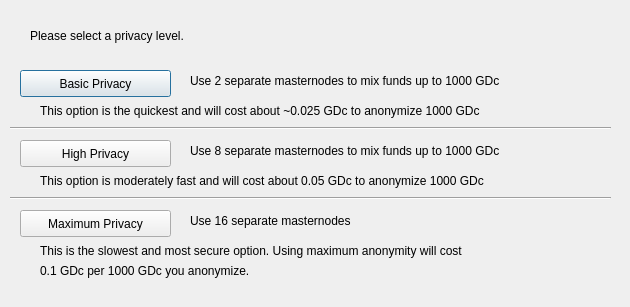
<?xml version="1.0" encoding="UTF-8"?>
<ui version="4.0">
 <class>DarksendConfig</class>
 <widget class="QDialog" name="DarksendConfig">
  <property name="geometry">
   <rect>
    <x>0</x>
    <y>0</y>
    <width>630</width>
    <height>307</height>
   </rect>
  </property>
  <property name="windowTitle">
   <string>Configure Darksend</string>
  </property>
  <widget class="QPushButton" name="buttonBasic">
   <property name="geometry">
    <rect>
     <x>20</x>
     <y>70</y>
     <width>151</width>
     <height>27</height>
    </rect>
   </property>
   <property name="text">
    <string>Basic Privacy</string>
   </property>
  </widget>
  <widget class="QPushButton" name="buttonHigh">
   <property name="geometry">
    <rect>
     <x>20</x>
     <y>140</y>
     <width>151</width>
     <height>27</height>
    </rect>
   </property>
   <property name="text">
    <string>High Privacy</string>
   </property>
  </widget>
  <widget class="QPushButton" name="buttonMax">
   <property name="geometry">
    <rect>
     <x>20</x>
     <y>210</y>
     <width>151</width>
     <height>27</height>
    </rect>
   </property>
   <property name="text">
    <string>Maximum Privacy</string>
   </property>
  </widget>
  <widget class="QLabel" name="label">
   <property name="geometry">
    <rect>
     <x>30</x>
     <y>20</y>
     <width>571</width>
     <height>31</height>
    </rect>
   </property>
   <property name="text">
    <string>Please select a privacy level.</string>
   </property>
  </widget>
  <widget class="QLabel" name="label_2">
   <property name="geometry">
    <rect>
     <x>190</x>
     <y>70</y>
     <width>421</width>
     <height>21</height>
    </rect>
   </property>
   <property name="text">
    <string>Use 2 separate masternodes to mix funds up to 1000 GDc</string>
   </property>
  </widget>
  <widget class="QLabel" name="label_3">
   <property name="geometry">
    <rect>
     <x>190</x>
     <y>140</y>
     <width>411</width>
     <height>21</height>
    </rect>
   </property>
   <property name="text">
    <string>Use 8 separate masternodes to mix funds up to 1000 GDc</string>
   </property>
  </widget>
  <widget class="QLabel" name="label_4">
   <property name="geometry">
    <rect>
     <x>190</x>
     <y>210</y>
     <width>421</width>
     <height>21</height>
    </rect>
   </property>
   <property name="text">
    <string>Use 16 separate masternodes</string>
   </property>
  </widget>
  <widget class="QLabel" name="label_6">
   <property name="geometry">
    <rect>
     <x>40</x>
     <y>100</y>
     <width>561</width>
     <height>21</height>
    </rect>
   </property>
   <property name="text">
    <string>This option is the quickest and will cost about ~0.025 GDc to anonymize 1000 GDc</string>
   </property>
  </widget>
  <widget class="QLabel" name="label_7">
   <property name="geometry">
    <rect>
     <x>40</x>
     <y>170</y>
     <width>561</width>
     <height>21</height>
    </rect>
   </property>
   <property name="text">
    <string>This option is moderately fast and will cost about 0.05 GDc to anonymize 1000 GDc</string>
   </property>
  </widget>
  <widget class="QLabel" name="label_8">
   <property name="geometry">
    <rect>
     <x>40</x>
     <y>240</y>
     <width>561</width>
     <height>21</height>
    </rect>
   </property>
   <property name="text">
    <string>This is the slowest and most secure option. Using maximum anonymity will cost</string>
   </property>
  </widget>
  <widget class="QLabel" name="label_9">
   <property name="geometry">
    <rect>
     <x>40</x>
     <y>260</y>
     <width>561</width>
     <height>21</height>
    </rect>
   </property>
   <property name="text">
    <string>0.1 GDc per 1000 GDc you anonymize.</string>
   </property>
  </widget>
  <widget class="Line" name="line">
   <property name="geometry">
    <rect>
     <x>10</x>
     <y>120</y>
     <width>601</width>
     <height>16</height>
    </rect>
   </property>
   <property name="orientation">
    <enum>Qt::Horizontal</enum>
   </property>
  </widget>
  <widget class="Line" name="line_2">
   <property name="geometry">
    <rect>
     <x>10</x>
     <y>190</y>
     <width>601</width>
     <height>16</height>
    </rect>
   </property>
   <property name="orientation">
    <enum>Qt::Horizontal</enum>
   </property>
  </widget>
 </widget>
 <resources/>
 <connections/>
</ui>
